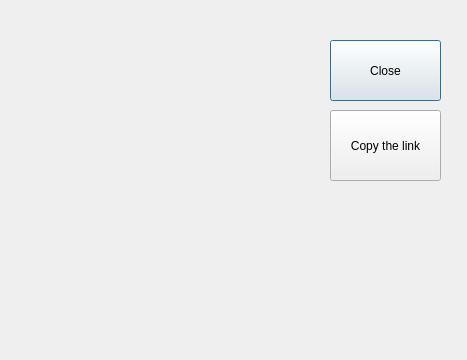
<?xml version="1.0" encoding="UTF-8"?>
<ui version="4.0">
 <class>Dialog</class>
 <widget class="QDialog" name="Dialog">
  <property name="geometry">
   <rect>
    <x>0</x>
    <y>0</y>
    <width>467</width>
    <height>360</height>
   </rect>
  </property>
  <property name="windowTitle">
   <string>Dialog</string>
  </property>
  <widget class="QLabel" name="label_QRcode">
   <property name="geometry">
    <rect>
     <x>10</x>
     <y>10</y>
     <width>301</width>
     <height>281</height>
    </rect>
   </property>
   <property name="text">
    <string/>
   </property>
  </widget>
  <widget class="QLabel" name="label_http">
   <property name="geometry">
    <rect>
     <x>10</x>
     <y>310</y>
     <width>441</width>
     <height>31</height>
    </rect>
   </property>
   <property name="text">
    <string/>
   </property>
  </widget>
  <widget class="QPushButton" name="btn_ok">
   <property name="geometry">
    <rect>
     <x>330</x>
     <y>40</y>
     <width>111</width>
     <height>61</height>
    </rect>
   </property>
   <property name="text">
    <string>Close</string>
   </property>
  </widget>
  <widget class="QPushButton" name="btn_copy">
   <property name="geometry">
    <rect>
     <x>330</x>
     <y>110</y>
     <width>111</width>
     <height>71</height>
    </rect>
   </property>
   <property name="text">
    <string>Copy the link</string>
   </property>
  </widget>
 </widget>
 <resources/>
 <connections/>
</ui>
